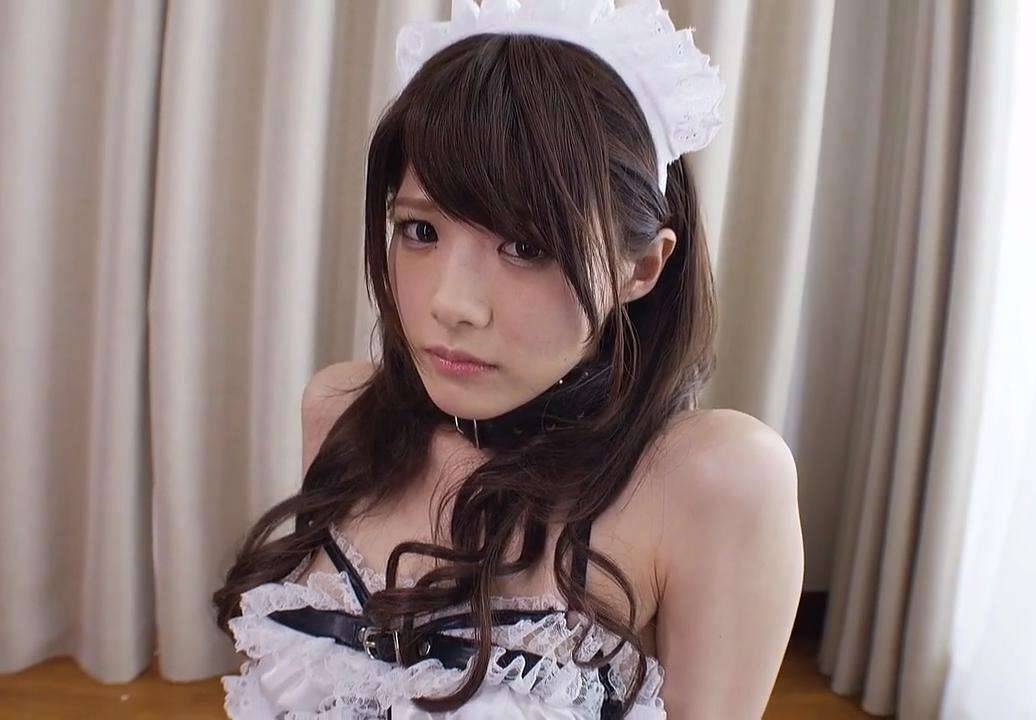
#> input picture MyOpenCv/test7.jpg, 1036 x 720 px
$ python img_face_check.py
#> lines starting #> are read from the running program, lines starting #| are printed output that depends on the picture; after the words box and inside, x2 and y2 are one past the last pixel; in counts of white or black regions, pixels touching at a corner belong together
# -*- coding: utf-8 -*-


import cv2


class ImageFace(object):
    def __init__(self, file_path):
        self.file_path = file_path
        self.img = None

    def get_image(self):
        self.img = cv2.imread(self.file_path)
#> self.img is the input picture: shape (720, 1036, 3); mean B, G, R 126.1, 128.6, 145

    def image_handler(self):
        self.get_image()
        # 转为灰度图
        gray = cv2.cvtColor(self.img, cv2.COLOR_BGR2GRAY)
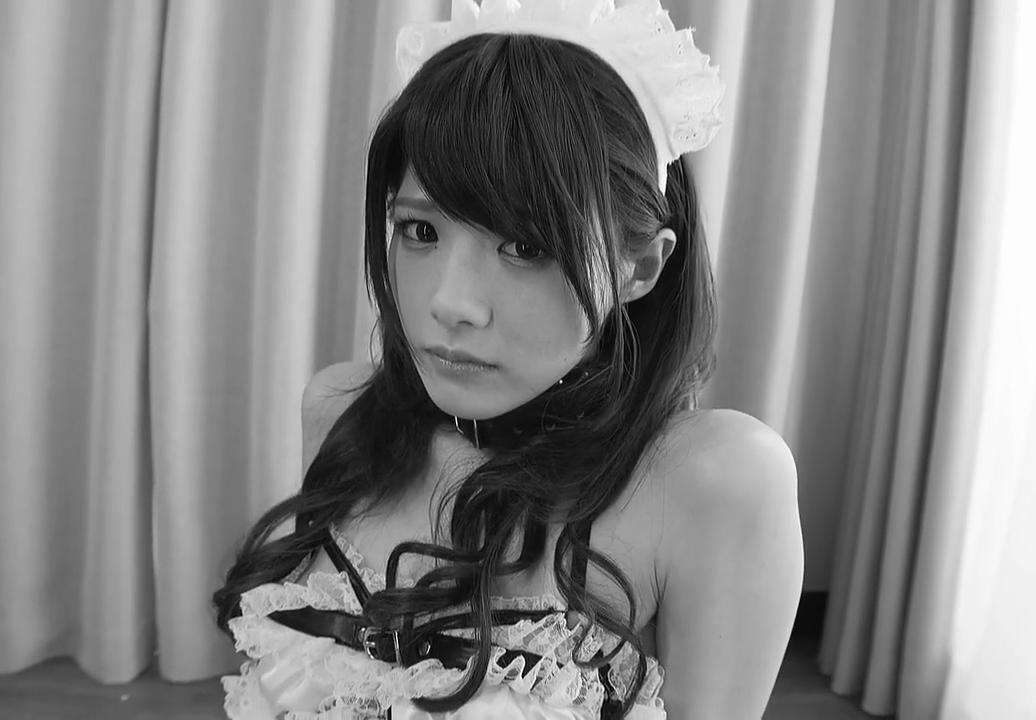
#> gray: shape (720, 1036); min 1, max 255, mean 133.2

        # OpenCV人脸识别分类器  使用训练分类器查找人脸
        classifier = cv2.CascadeClassifier(
            # r"E:\GitHub\opencv\data\haarcascades\haarcascade_eye.xml"
            # r"E:\GitHub\opencv\data\haarcascades\haarcascade_eye_tree_eyeglasses.xml"
            # r"E:\GitHub\opencv\data\haarcascades\haarcascade_frontalcatface.xml"
            # r"E:\GitHub\opencv\data\haarcascades\haarcascade_frontalcatface_extended.xml"
            # r"E:\GitHub\opencv\data\haarcascades\haarcascade_frontalface_alt.xml"
            # r"E:\GitHub\opencv\data\haarcascades\haarcascade_frontalface_alt_tree.xml"
            # r"E:\GitHub\opencv\data\haarcascades\haarcascade_frontalface_alt2.xml"
            r"E:\GitHub\opencv\data\haarcascades\haarcascade_frontalface_default.xml"
            # r"E:\GitHub\opencv\data\haarcascades\haarcascade_fullbody.xml"
            # r"E:\GitHub\opencv\data\haarcascades\haarcascade_lefteye_2splits.xml"
            # r"E:\GitHub\opencv\data\haarcascades\haarcascade_licence_plate_rus_16stages.xml"
            # r"E:\GitHub\opencv\data\haarcascades\haarcascade_lowerbody.xml"
            # r"E:\GitHub\opencv\data\haarcascades\haarcascade_profileface.xml"
            # r"E:\GitHub\opencv\data\haarcascades\haarcascade_righteye_2splits.xml"
            # r"E:\GitHub\opencv\data\haarcascades\haarcascade_russian_plate_number.xml"
            # r"E:\GitHub\opencv\data\haarcascades\haarcascade_smile.xml"
            # r"E:\GitHub\opencv\data\haarcascades\haarcascade_upperbody.xml"
        )

        color = (0, 255, 0)

        # 调用识别人脸
        faceRects = classifier.detectMultiScale(gray, scaleFactor=1.2, minNeighbors=3, minSize=(32, 32))
#> faceRects = [[393, 4, 50, 50], [387, 185, 53, 53]]

        # 大于0则检测到人脸
        if len(faceRects):
            for faceRect in faceRects:
                # 单独框出每一张人脸
                x, y, w, h = faceRect
                # 框出人脸
                cv2.rectangle(self.img, (x, y), (x + h, y + w), color, 2)
                # cv2.rectangle(self.img, (x, y), (x + w, y + w), color, 1)

                # 左眼
                cv2.circle(self.img, (x + w // 4, y + h // 4 + 30), min(w // 8, h // 8), color)
                # 右眼
                cv2.circle(self.img, (x + 3 * w // 4, y + h // 4 + 30), min(w // 8, h // 8), color)
                # 嘴巴
                cv2.rectangle(self.img, (x + 3 * w // 8, y + 3 * h // 4), (x + 5 * w // 8, y + 7 * h // 8), color)
#> this loop made 2 passes
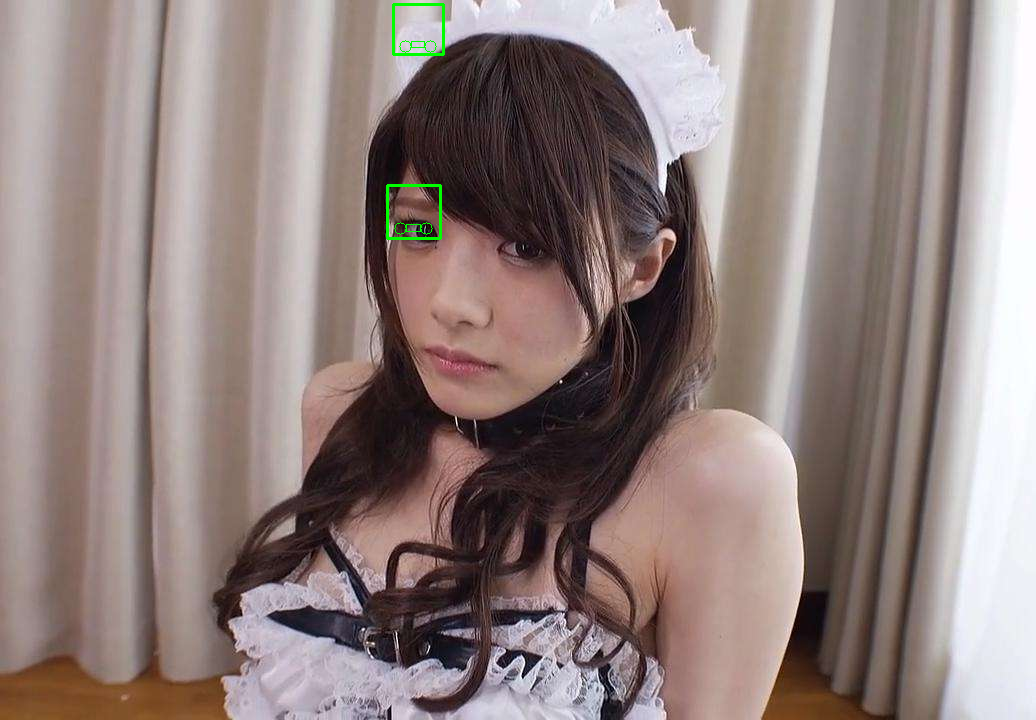
#> self.img: shape (720, 1036, 3); 0.19% of pixels changed, all inside (x1, y1, x2, y2) = (386, 3, 445, 240)

    def show(self):
        self.image_handler()
        cv2.imshow('Image', self.img)
        cv2.waitKey(0)
        cv2.destroyAllWindows()


filepath = 'test7.jpg'
face = ImageFace(filepath)
face.show()

$ run again, with MyOpenCv/test2.jpg copied over MyOpenCv/test7.jpg
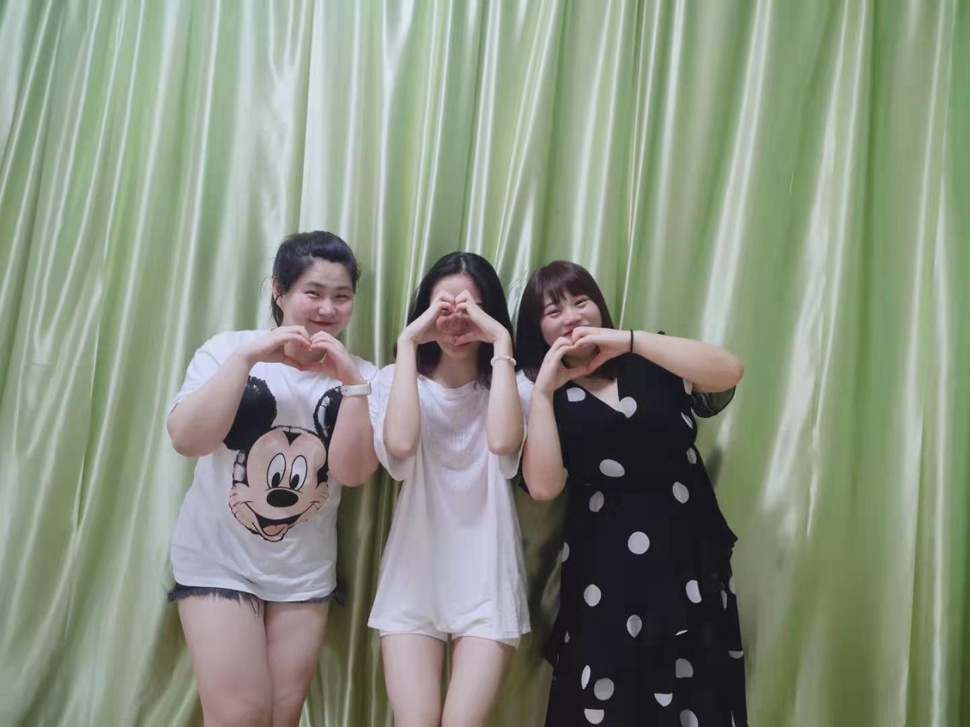
#> input picture MyOpenCv/test2.jpg, 970 x 727 px, shrunk from 1440 x 1080 before the run
#> in get_image, self.img is the input picture: shape (727, 970, 3); mean B, G, R 128.4, 144.7, 136.4
#> in image_handler, `gray = cv2.cvtColor(self.img, cv2.COLOR_BGR2GRAY)`:
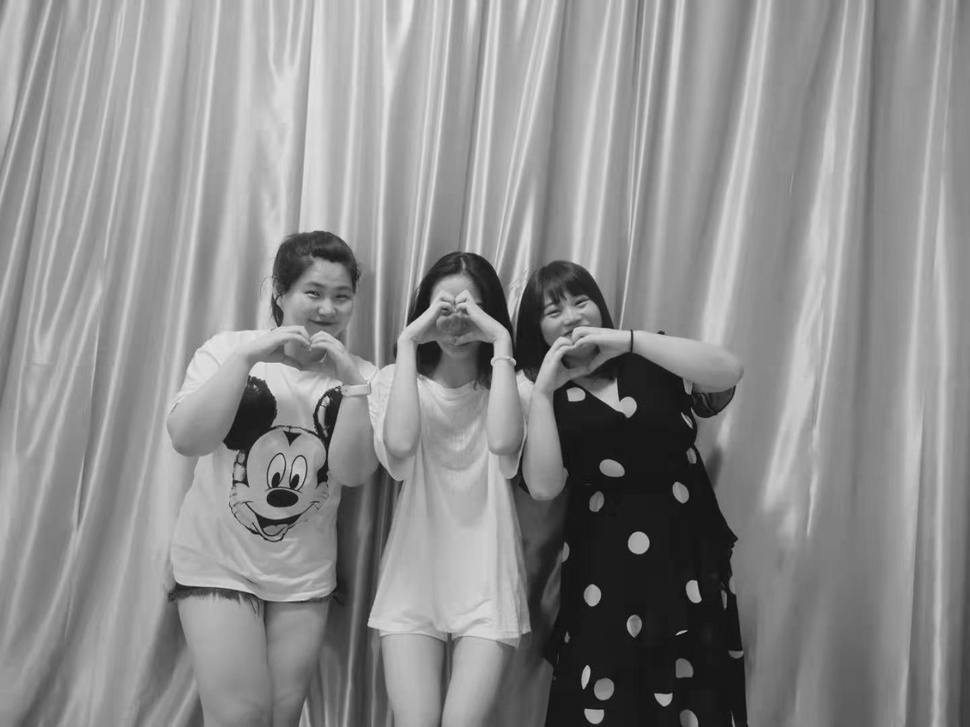
#> gray: shape (727, 970); min 9, max 234, mean 140.4
#> faceRects = [[284, 262, 85, 85]]
#> the loop in image_handler, `for faceRect in faceRects:` made 1 pass
#> after the loop in image_handler, `for faceRect in faceRects:`:
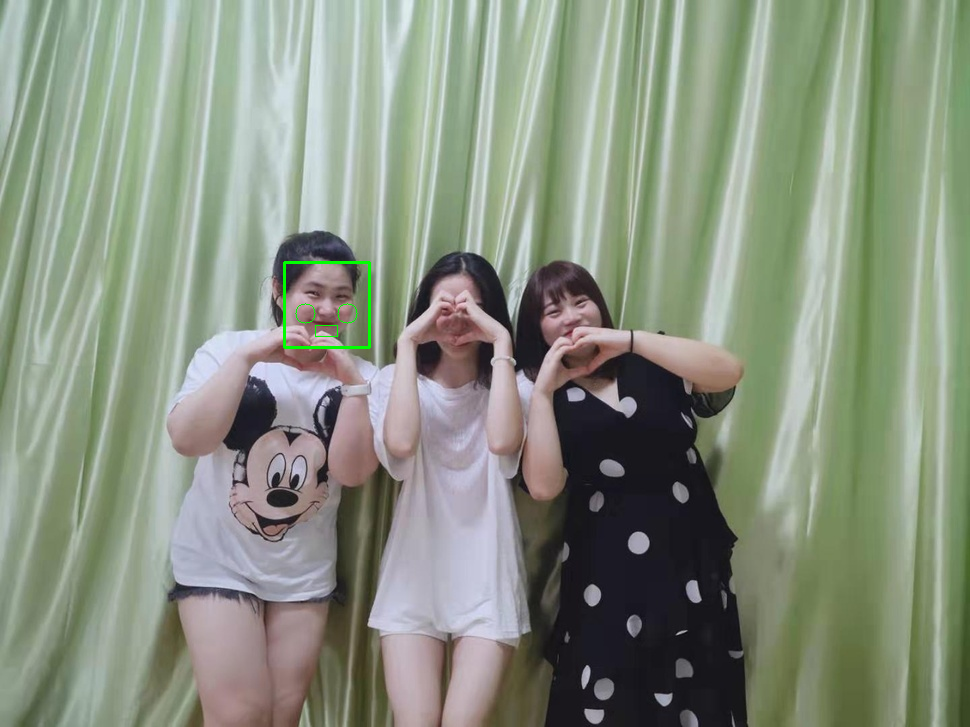
#> self.img: shape (727, 970, 3); 0.17% of pixels changed, all inside (x1, y1, x2, y2) = (283, 261, 371, 349)

$ run again, with MyOpenCv/test3.jpg copied over MyOpenCv/test7.jpg
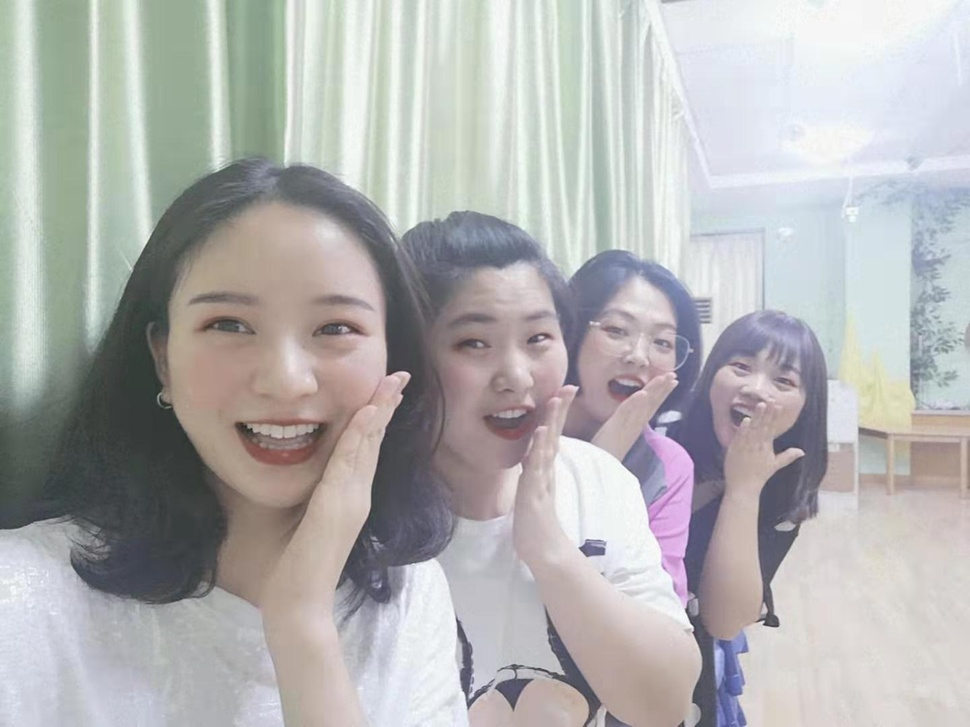
#> input picture MyOpenCv/test3.jpg, 970 x 727 px, shrunk from 1440 x 1080 before the run
#> in get_image, self.img is the input picture: shape (727, 970, 3); mean B, G, R 177.9, 178.2, 178.5
#> in image_handler, `gray = cv2.cvtColor(self.img, cv2.COLOR_BGR2GRAY)`:
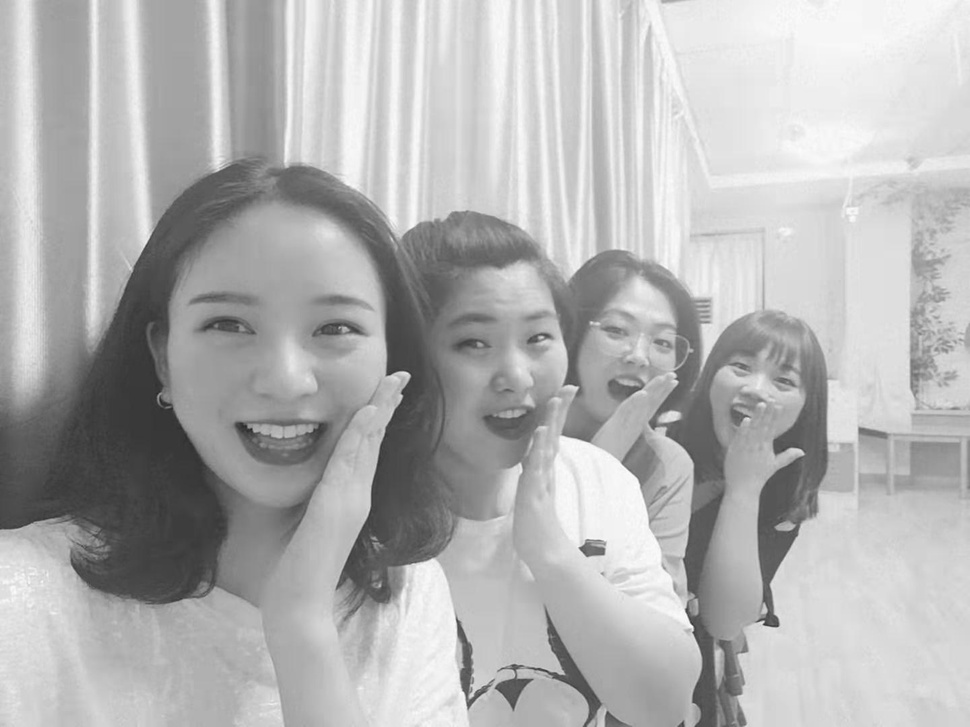
#> gray: shape (727, 970); min 37, max 254, mean 178.3
#> faceRects = [[576, 288, 123, 123], [429, 278, 165, 165], [125, 211, 303, 303]]
#> the loop in image_handler, `for faceRect in faceRects:` made 3 passes
#> after the loop in image_handler, `for faceRect in faceRects:`:
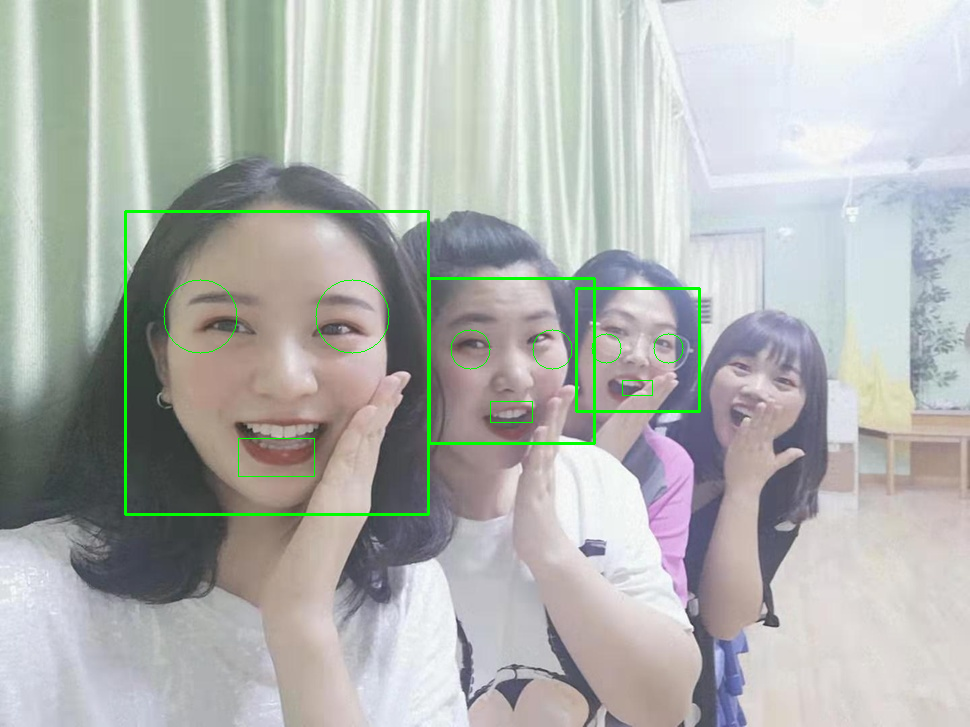
#> self.img: shape (727, 970, 3); 1.13% of pixels changed, all inside (x1, y1, x2, y2) = (124, 210, 701, 516)

$ run again, with MyOpenCv/test4.jpg copied over MyOpenCv/test7.jpg
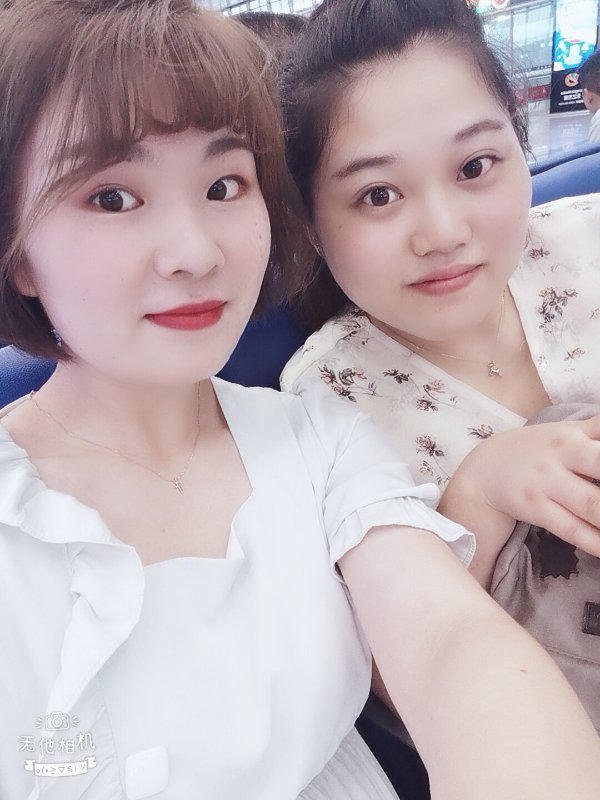
#> input picture MyOpenCv/test4.jpg, 600 x 800 px
#> in get_image, self.img is the input picture: shape (800, 600, 3); mean B, G, R 176.2, 171.4, 185.8
#> in image_handler, `gray = cv2.cvtColor(self.img, cv2.COLOR_BGR2GRAY)`:
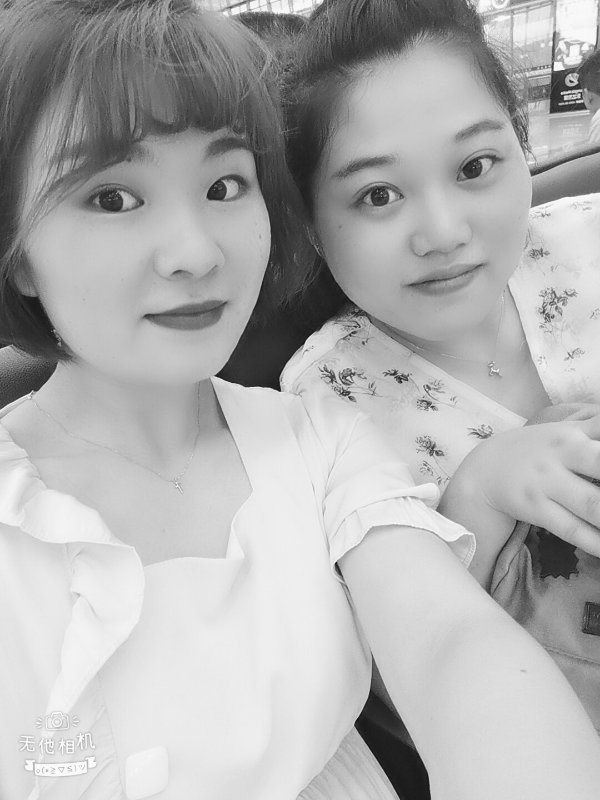
#> gray: shape (800, 600); min 11, max 255, mean 176.3
#> faceRects = [[304, 82, 263, 263], [33, 91, 285, 285]]
#> the loop in image_handler, `for faceRect in faceRects:` made 2 passes
#> after the loop in image_handler, `for faceRect in faceRects:`:
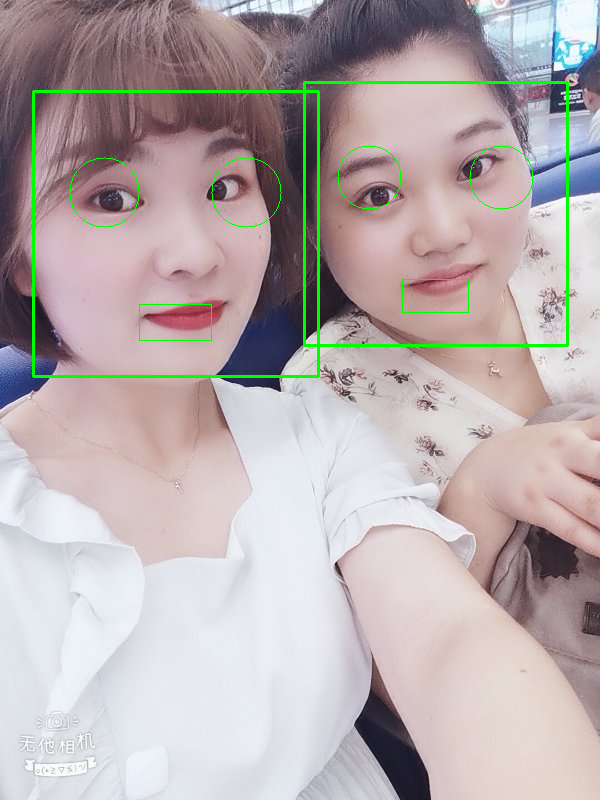
#> self.img: shape (800, 600, 3); 1.61% of pixels changed, all inside (x1, y1, x2, y2) = (32, 81, 569, 378)
